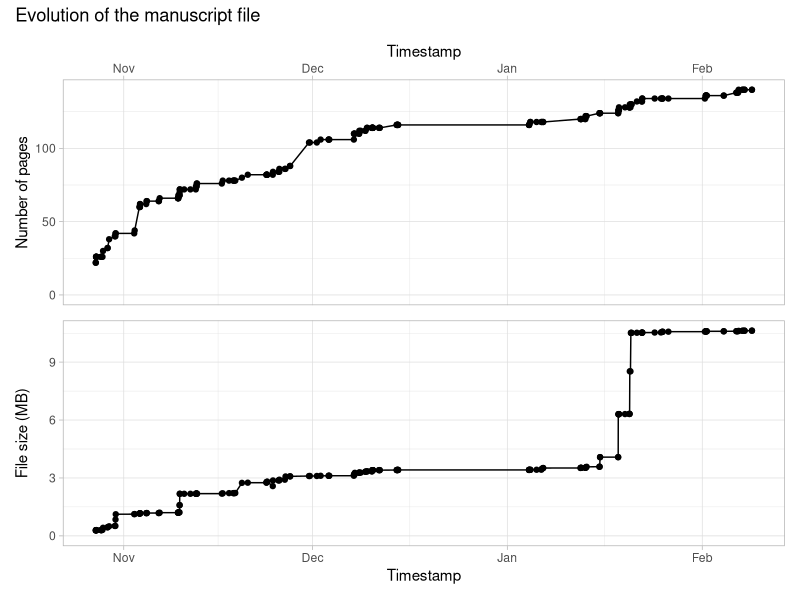

Generate this figure with R:
library(ggplot2)
library(dplyr)
library(readr)
library(patchwork)

df = read.csv("build/thesis_data.csv") %>%
    mutate(timestamp=parse_datetime(as.character(timestamp), "%Y-%m-%d %H:%M:%S")) %>%
    mutate(file_size = file_size*1e-6)

subplot = ggplot(df) +
    aes(x=timestamp) +
    geom_point() +
    geom_line() +
    xlab("Timestamp") +
    expand_limits(y=0) +
    theme_light()

p1 = subplot +
    aes(y=nb_pages) +
    ylab("Number of pages") +
    scale_x_datetime(position = "top")
p2 = subplot +
    aes(y=file_size) +
    ylab("File size (MB)")

plot = p1 / p2 + plot_annotation(
    title = 'Evolution of the manuscript file'
)

ggsave("build/evolution_plot.png", plot=plot, width=4, height=8)
